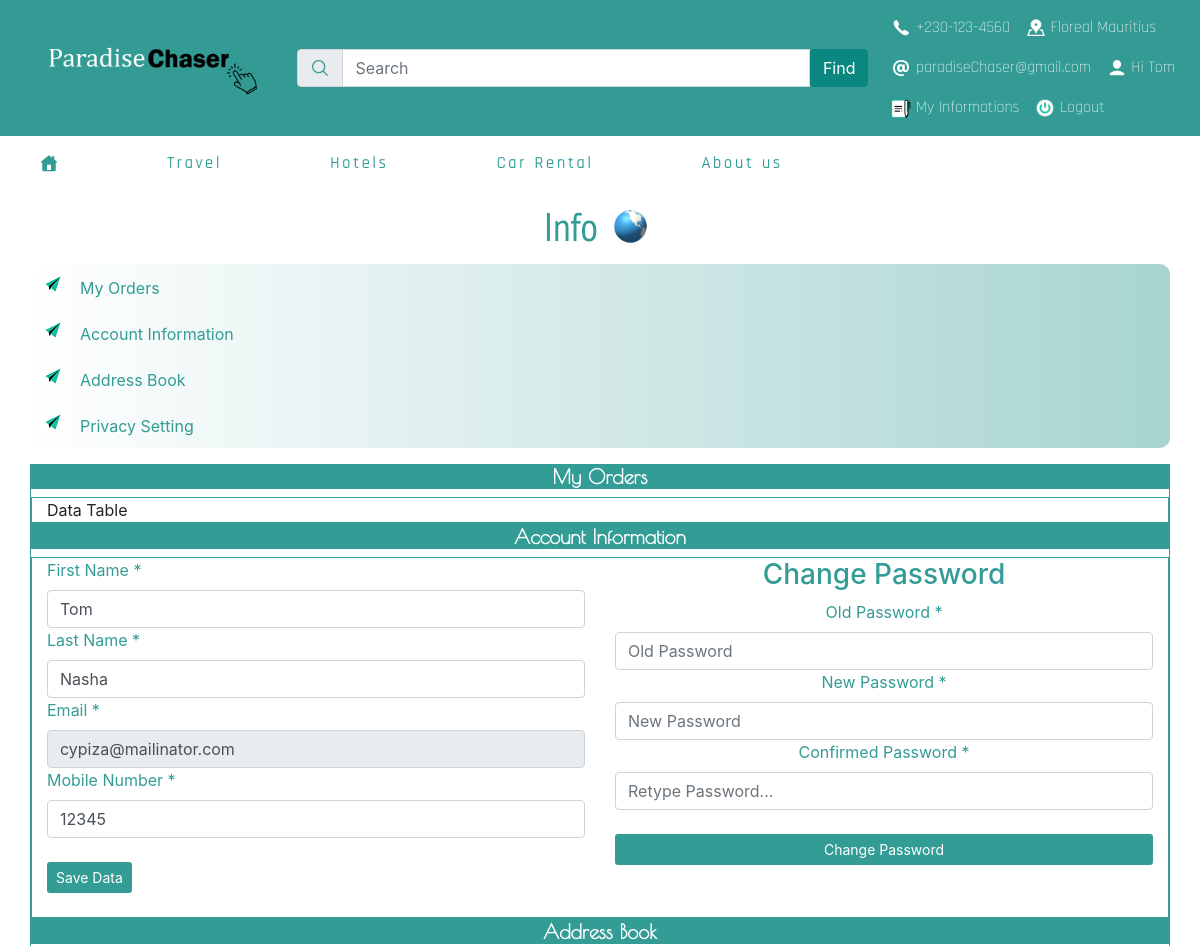
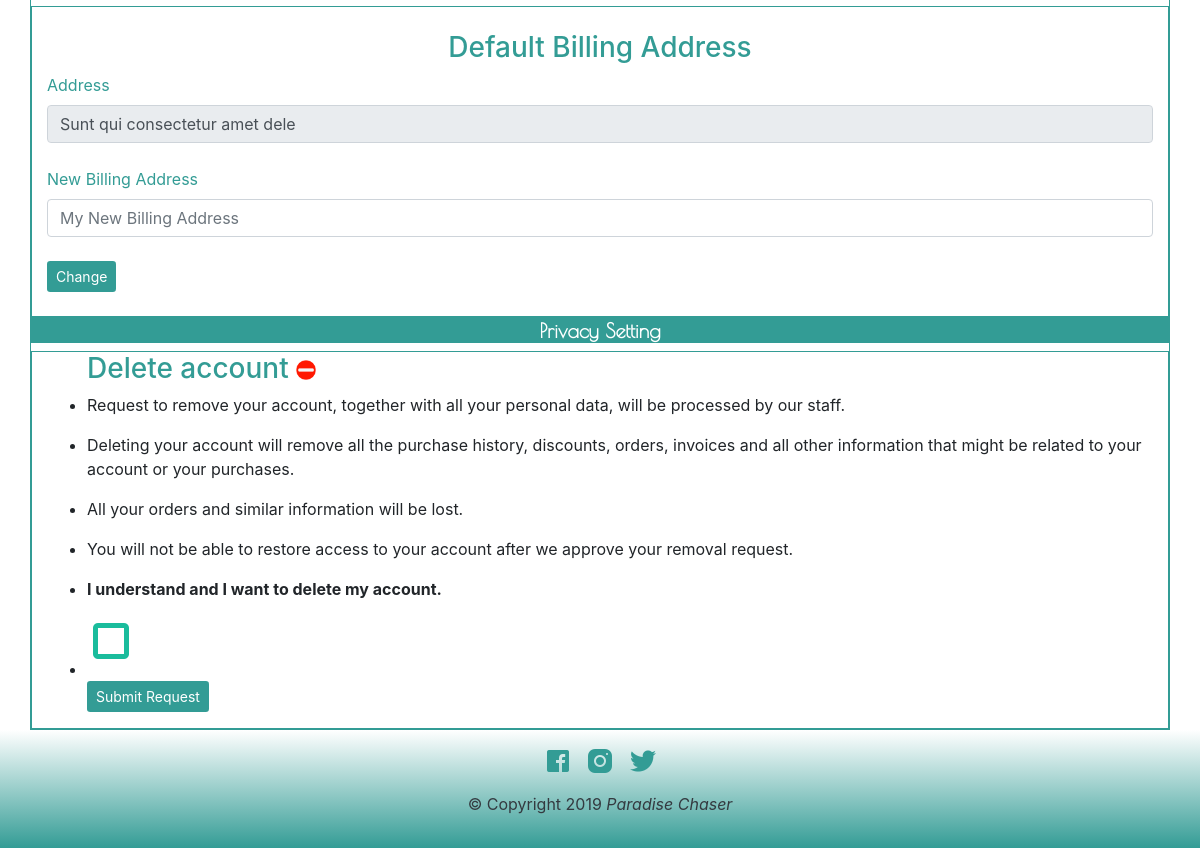
The app's page /views/user/myData.php (signed in) with its own data (2 pictures, top to bottom).
### tables this page shows
CREATE TABLE `tbl_user` (
  `id` int(11) NOT NULL,
  `firstname` varchar(100) NOT NULL,
  `lastname` varchar(100) NOT NULL,
  `email` varchar(100) NOT NULL,
  `password` varchar(200) NOT NULL,
  `address` varchar(200) NOT NULL,
  `gender` varchar(20) NOT NULL,
  `country` varchar(50) NOT NULL,
  `phone` int(10) NOT NULL,
  `role_type` varchar(10) NOT NULL,
  `status` tinyint(1) NOT NULL
);

### common/icons.php (called while the page is built, shortened)
<?php
$border   = 'http://localhost:'.$_SERVER['SERVER_PORT'].'/OnlineTravelTours/Asset/images/icons/header/border.gif';
$noEntry  = 'http://localhost:'.$_SERVER['SERVER_PORT'].'/OnlineTravelTours/Asset/images/icons/icon-no-entry.png';
?>

### Action/action-myData.php (called while the page is built, shortened)
<?php
    $sessionUser = $_SESSION['login-user'];
    if(isset($sessionUser)){
        $sql = "SELECT *
                FROM tbl_user
                WHERE email = '$sessionUser' ";
        $query = mysqli_query($dbc,$sql);
        if($query){
            while($row = mysqli_fetch_array($query)){
                $firstname     =  $row['firstname'];
                $lastname      =  $row['lastname'];
                $inputEmail    =  $row['email'];
                $inputPhone    =  $row['phone'];
                $inputAddress  =  $row['address'];
            }
        }
    }else{
        echo "<meta http-equiv='refresh' content='0;url=../../404.php'>";
    }
?>

### views/user/myData.php (the view, shortened to what this page needs)
<?php require('../../common/header.php');?>
<?php include('../../Action/action-myData.php') ?>
<div class="container">
    <div class="row justify-content-center" >
        <h1 class="text-center trending">Info <img src="<?= $border; ?>" class="img-border"/></h1>
    </div>
    <div class="row">
        <ul class="myDataList">
            <li><a href="#my-orders">My Orders</a></li>
            <li><a href="#account-info"> Account Information </a></li>
            <li><a href="#address-book"> Address Book </a></li>
            <li><a href="#privacy"> Privacy Setting </a></li>
        </ul>
    </div>
    <div class="row">
        <div class="panel">
            <div class="panel-heading">
                <h3 class="panel-title text-white text-center" id="my-orders">My Orders</h3>
            </div>
            <div class="panel-body container">
                Data Table
            </div>
        </div>
        <div class="panel">
            <div class="panel-heading">
                <h3 class="panel-title text-white text-center" id="account-info">Account Information</h3>
            </div>
            <div class="panel-body container">
                <div class="row">
                    <div class="col-md-6">
                        <form action="<?= $_SERVER['PHP_SELF']; ?>" method="post" autocomplete="off">
                                <label class="text-teal" for="inputFname">First Name *</label>
                                <div class="form-label-group">
                                    <input type="text" id="inputFname" name="inputFname" class="form-control input-text input-width" placeholder="First Name" value="<?= $firstname; ?>" maxLength="30">
                                </div>
                                <label class="text-teal" for="inputLname">Last Name *</label>
                                <div class="form-label-group">
                                    <input type="text" id="inputLname" name="inputLname" class="form-control input-text input-width" placeholder="Last Name" value="<?= $lastname; ?>" maxLength="30">
                                </div>
                                <label class="text-teal" for="inputEmail">Email *</label>
                                <div class="form-label-group">
                                    <input type="text" id="inputEmail" name="inputEmail" class="form-control input-text input-width" placeholder="Email Address" value="<?= $inputEmail; ?>" maxLength="30" readonly>
                                </div>
                                <label class="text-teal" for="inputPhone">Mobile Number *</label>
                                <div class="form-label-group">
                                    <input type="text" id="inputPhone" name="inputPhone" class="form-control input-text input-width" placeholder="Mobile No. (+ 230)" value="<?= $inputPhone; ?>" maxLength="8">
                                </div>
                                <br>
                                <button class="btn btn-sm login-button " type="submit" id="btn-save" name="btn-save">Save Data</button>
                                <br>
                                <br>
                        </form>
                    </div>
                    <div class="col-md-6" align="center">
                        <form action="<?= $_SERVER['PHP_SELF']; ?>" method="post" autocomplete="off">
                                <h3 class="text-teal text-center">Change Password</h3>
                                <label class="text-teal" for="inputOldPass">Old Password *</label>
                                <div class="form-label-group">
                                    <input type="password" id="inputOldPass" name="inputOldPass" class="form-control input-text  input-width" placeholder="Old Password" value="" maxLength="30">
                                </div>
                                <label class="text-teal" for="inputNewPass">New Password *</label>
                                <div class="form-label-group">
                                    <input type="password" id="inputNewPass" name="inputNewPass" class="form-control input-text input-width" placeholder="New Password" value="" maxLength="30">
                                </div>
                                <label class="text-teal" for="inputCpass">Confirmed Password *</label>
                                <div class="form-label-group">
                                    <input type="password" id="inputCpass" name="inputCpass" class="form-control input-text input-width" placeholder="Retype Password..." value="" maxLength="30">
                                </div>
                                <br>
                                <button class="btn btn-sm login-button input-width" type="submit" id="btn-change" name="btn-change">Change Password</button>
                                <br>
                                <br>
                        </form>
                    </div>
                </div>
            </div>
        </div>
        <div class="panel">
            <div class="panel-heading">
                <h3 class="panel-title text-white text-center" id="address-book">Address Book</h3>
            </div>
            <div class="panel-body container">
                <form action="<?= $_SERVER['PHP_SELF']; ?>" method="post" autocomplete="off">
                    <br>
                    <h3 class="text-teal text-center">Default Billing Address</h3>
                    <label class="text-teal" for="inputAddress">Address</label>
                    <div class="form-label-group">
                        <input type="text" readonly id="inputAddress" name="inputAddress" class="form-control iznput-text" placeholder="My Billig Address" value="<?= $inputAddress; ?>" maxLength="30">
                    </div>
                    <br>
                    <label class="text-teal" for="inputNewAddress">New Billing Address</label>
                    <div class="form-label-group">
                        <input type="text" id="inputNewAddress" name="inputNewAddress" class="form-control input-text input-widthinput-width" placeholder="My New Billing Address" value="" maxLength="100">
                    </div>
                    <br>
                    <button class="btn btn-sm login-button" type="submit" id="btn-billing" name="btn-billing">Change</button>
                    <br>
                    <br>
                </form>
            </div>
        </div>
        <div class="panel">
            <div class="panel-heading">
                <h3 class="panel-title text-white text-center" id="privacy">Privacy Setting</h3>
            </div>
            <div class="panel-body container">
                <ul>
                    <h3 class="text-teal">Delete account <img src="<?= $noEntry; ?>" class="icon"/></h3>
                    <li><p>Request to remove your account, together with all your personal data, will be processed by our staff.</p></li>
                    <li><p>Deleting your account will remove all the purchase history, discounts, orders, invoices and all other information that might be related to your account or your purchases.</p></li>
                    <li><p>All your orders and similar information will be lost.</p></li>
                    <li><p>You will not be able to restore access to your account after we approve your removal request.</p></li>
                    <li><strong><p>I understand and I want to delete my account.</p></strong></li>
                    <li>
                        <form>
                            <label for="deleteAccount"></label>
                            <br>
                            <button class="btn btn-sm login-button" type="submit" id="btn-delete" name="btn-delete">Submit Request</button>
                            <br>
                        </form>
                    </li>
                </ul>
            </div>
        </div>
    </div>
</div>
<?php require('../../common/footer.php');?>

### Asset/css/app.css (style rules this page uses)
.trending { font-family: "PT-Sans", Arial; color: #339c95; margin-top: 10px; }
.img-border { height: 50px; width: auto; }
.icon { height: 20px; width: 20px; }
.input-text { border-radius: 0px; border: 1px solid #339c95; }
.login-button { border-radius: 0px; color: #fff; background-color: #339c95; }
.text-teal { color: #339c95; }
.myDataList { list-style-image: url('../images/icons/plane.png'); background-image: linear-gradient(to right, #fff, #a7d4d1); border-radius: 10px; width: 100%; }
.myDataList li { padding: 10px; }
.myDataList li a { color: #339c95; }
.panel { width: 100%; border: 1px solid #339c95; }
.panel-heading { background-color: #339c95; }
.panel-title { font-family: "Poiret", Arial, sans-serif; font-weight: bold; font-size: 20px; }
.panel-body { border: 1px solid #339c95; }
input[type=checkbox]+label { background-image: url('../images/icons/dashboard/icon-unchecked.png'); background-repeat: no-repeat; height: 50px; width: 50px; display: inline-block; padding: 0 0 0 0px; }
.input-width { width: 100%; }

### records on screen
tbl_user: inputFname "Tom", inputLname "Nasha", inputEmail "cypiza@mailinator.com", inputPhone "12345", inputAddress "Sunt qui consectetur amet dele"

### other values on screen
$_SESSION['login-user-fname'] "Tom"
